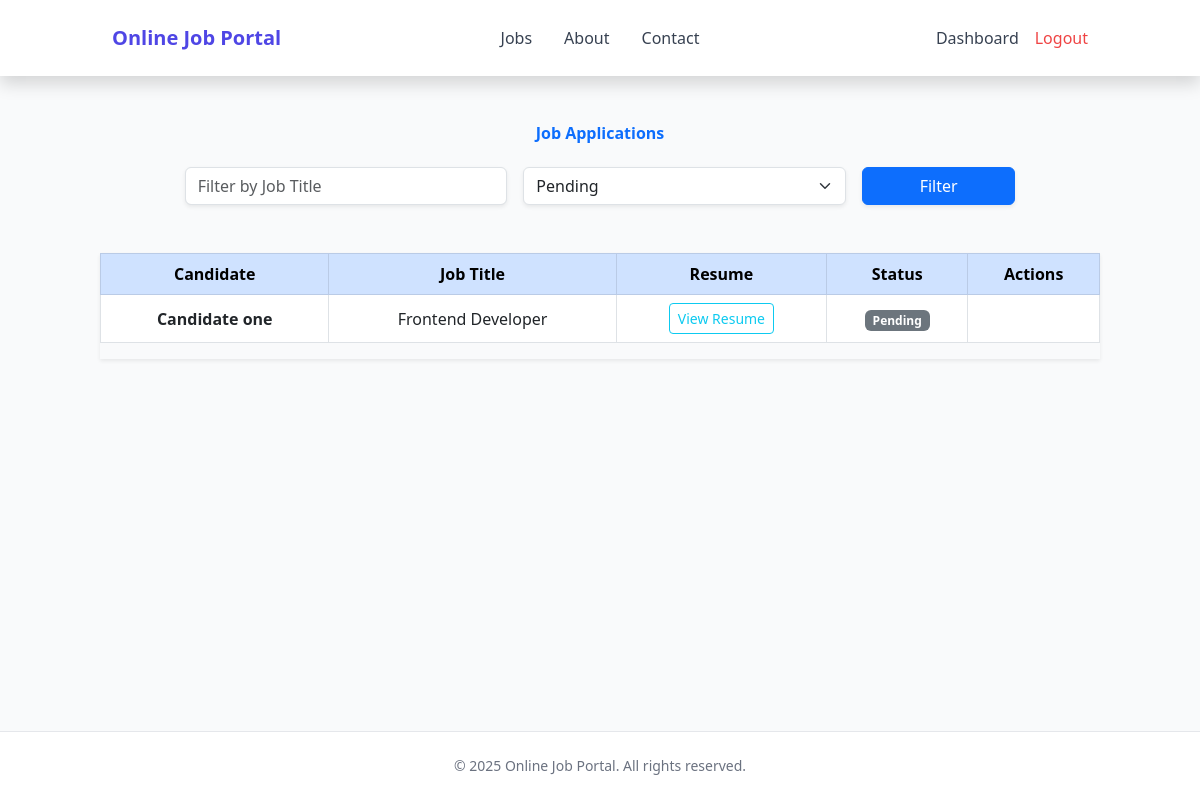
Page /job/applications/ (signed in) on the committed database.
### job/models.py (models this page shows, shortened)
class JobApplication(models.Model):
    job = models.ForeignKey(Job, on_delete=models.CASCADE)
    user = models.ForeignKey(User, on_delete=models.CASCADE)
    applied_at = models.DateTimeField(auto_now_add=True)
    status = models.CharField(default="Pending", max_length=50)

class Job(models.Model):
    user = models.ForeignKey(Company, on_delete=models.CASCADE)
    company_name = models.CharField(max_length=100, blank=True)  # NEW FIELD
    title = models.CharField(max_length=100)
    date_time_posted = models.DateTimeField(auto_now_add=True)
    date_posted = models.DateTimeField(auto_now=True)
    pay = models.PositiveIntegerField()
    pay_mode = models.CharField(
        max_length=30,
        choices=[
            ('Daily', 'Daily'),
            ('Weekly', 'Weekly'),
            ('Monthly', 'Monthly')
        ]
    )
    job_type = models.CharField(
        max_length=30,
        choices=[
            ('Full Time', 'Full Time'),
            ('Part Time', 'Part Time')
        ]
    )
    job_location = models.CharField(
        max_length=30,
        choices=[
            ('Remote', 'Remote'),
            ('Hybrid', 'Hybrid'),
            ('Onsite', 'Onsite')
        ]
    )
    job_cat = models.CharField(
        max_length=20,
        choices=[
            ('Permanent', 'Permanent'),
            ('Contract', 'Contract')
        ]
    )
    expiry_date = models.DateField(null=True)
    house_per_week = models.PositiveIntegerField()
    job_description = models.TextField()

### accounts/models.py (models this page shows)
class User(AbstractUser):
    email = models.EmailField(unique=True, null=False)
    has_company = models.BooleanField(default=False)
    has_resume = models.BooleanField(default=False)
    is_recruiter = models.BooleanField(default=False)
    is_candidate = models.BooleanField(default=False)

### job/views.py (the view)
# urls.py: path('applications/', view_applications, name='view_applications'),
@login_required
def view_applications(request):
    try:
        company = Company.objects.get(user=request.user)
    except Company.DoesNotExist:
        messages.warning(request, "You need to create a company profile first.")
        return redirect('add_company')
    jobs = Job.objects.filter(user=company)
    applications = JobApplication.objects.filter(job__in=jobs).select_related('job', 'user')
    title_filter = request.GET.get('title')
    status_filter = request.GET.get('status')
    if title_filter:
        applications = applications.filter(job__title__icontains=title_filter)
    if status_filter:
        applications = applications.filter(status=status_filter)
    context = {
        'applications': applications,
        'title_filter': title_filter or '',
        'status_filter': status_filter or '',
    }
    return render(request, 'job/view_applications.html', context)

### templates/job/view_applications.html (shortened to what this page needs)
{% extends 'base.html' %}
{% load static %}
{% block content %}
<div class="container mt-5 d-flex justify-content-center">
    <div class="w-100">
        <h2 class="mb-4 text-primary fw-bold text-center">Job Applications</h2>
        <form method="get" class="row g-3 mb-5 justify-content-center">
            <div class="col-md-4">
                <input type="text" name="title" class="form-control shadow-sm" placeholder="Filter by Job Title" value="{{ title_filter }}">
            </div>
            <div class="col-md-4">
                <select name="status" class="form-select shadow-sm">
                   <option value="pending" {% if status_filter == 'pending' %}selected{% endif %}>Pending</option>
                </select>
            </div>
            <div class="col-md-2">
                <button type="submit" class="btn btn-primary w-100 shadow-sm">Filter</button>
            </div>
        </form>
        <div class="table-responsive shadow-sm">
            <table class="table table-bordered table-hover align-middle bg-white rounded-3 text-center">
                <thead class="table-primary">
                    <tr>
                        <th scope="col">Candidate</th>
                        <th scope="col">Job Title</th>
                        <th scope="col">Resume</th>
                        <th scope="col">Status</th>
                        <th scope="col">Actions</th>
                    </tr>
                </thead>
                <tbody>
                    {% for app in applications %}
                    <tr>
                        <td class="fw-semibold">{{ app.user.get_full_name }}</td>
                        <td>{{ app.job.title }}</td>
                        <td>
                            <a href="{% url 'resume_details' app.user.pk %}" class="btn btn-sm btn-outline-info">
                                View Resume
                            </a>
                        </td>
                        <td>
                            {% if app.status == "pending" %}
                                <span class="badge bg-warning text-dark">Pending</span>
                            {% elif app.status == "shortlisted" %}
                                <span class="badge bg-success">Shortlisted</span>
                            {% elif app.status == "rejected" %}
                                <span class="badge bg-danger">Rejected</span>
                            {% else %}
                                <span class="badge bg-secondary">{{ app.status|title }}</span>
                            {% endif %}
                        </td>
                        <td>
                        </td>
                    </tr>
                    {% empty %}
                    <tr>
                        <td colspan="5" class="text-muted">No applications found.</td>
                    </tr>
                    {% endfor %}
                </tbody>
            </table>
        </div>
    </div>
</div>
{% endblock %}

### rows in the picture
JobApplication: user.get_full_name "Candidate one", job "Frontend Developer", status "Pending"

### other values in the picture
{{ year|default:"2025" }} "2025"
